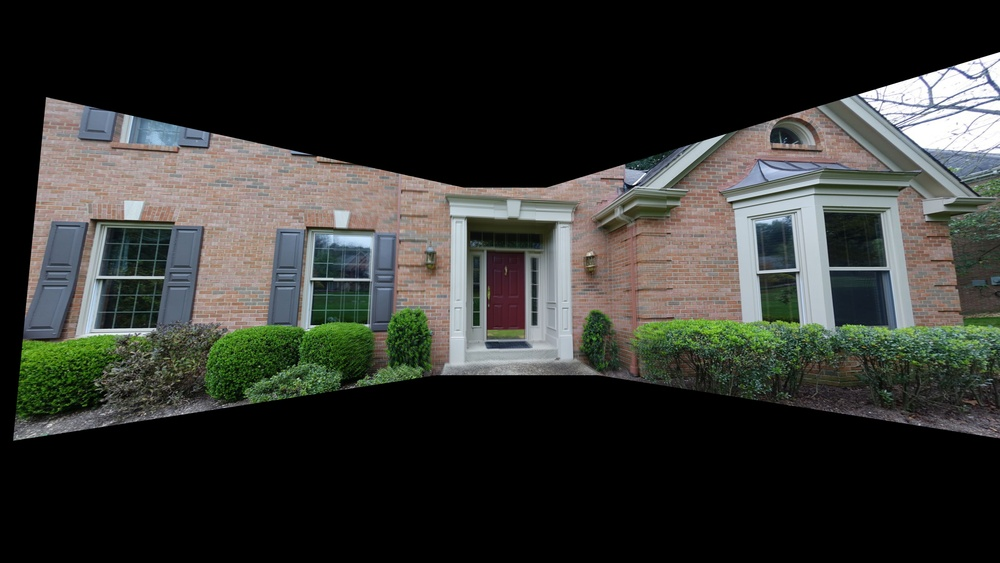
#> input picture Image Stitching/door-stiched.jpg, 1000 x 563 px, shrunk from 5760 x 3243 before the run
$ jupyter execute Binary_Image_Processing.ipynb
#> lines starting #> are read from the running program, lines starting #| are printed output that depends on the picture; after the words box and inside, x2 and y2 are one past the last pixel; in counts of white or black regions, pixels touching at a corner belong together
[cell 1]
import numpy as np
import cv2
import ntpath

# taking image path or name from user

path = input('Enter Image path to the binary image: ')
#> the answer given: ../Image Stitching/door-stiched.jpg
image = cv2.imread(path)
#> image is the input picture: shape (563, 1000, 3); mean B, G, R 48.4, 52.1, 51

# extracting name of image file from path

name = ntpath.basename(path)
name = name.replace('.png','')

# Applying Erosion and Dilation operations
k3 = np.ones((3,3), np.uint8)
k5 = np.ones((5,5), np.uint8)
k13 = np.ones((13,13), np.uint8)

img1 = image.copy()
img1 = cv2.erode(img1, k3, iterations = 1)
img1 = cv2.dilate(img1, k3, iterations = 1)

cv2.imwrite(name+"-blobs.png", img1)

#separating border contour with the rest of image
for i in range(img1.shape[1]):
    img1[0,i] = 255
    img1[img1.shape[0]-1,i] = 255
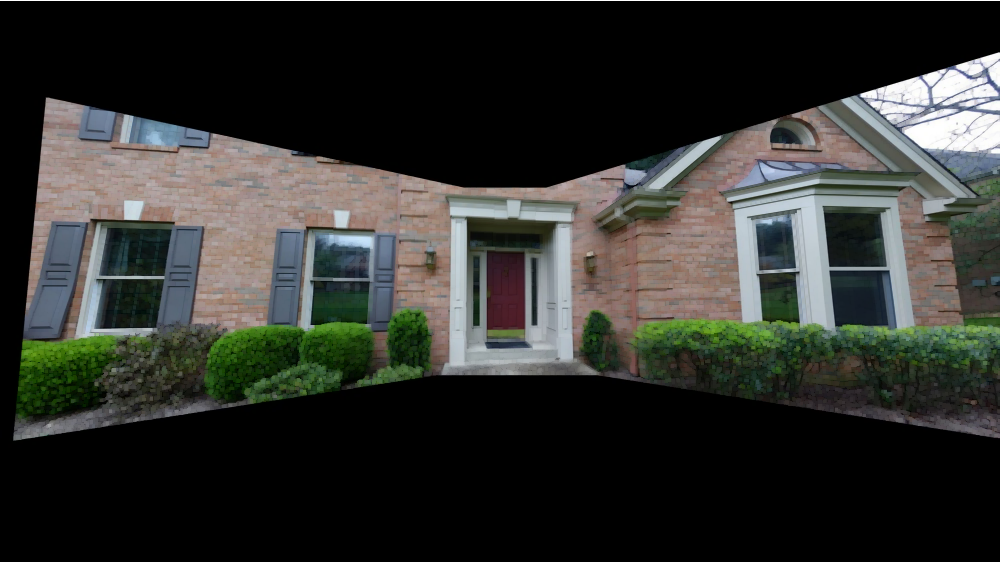
#> img1: shape (563, 1000, 3); mean B, G, R 46, 49.8, 48.6

for j in range(img1.shape[0]):
    img1[j,0] = 255
    img1[j,img1.shape[1]-1] = 255
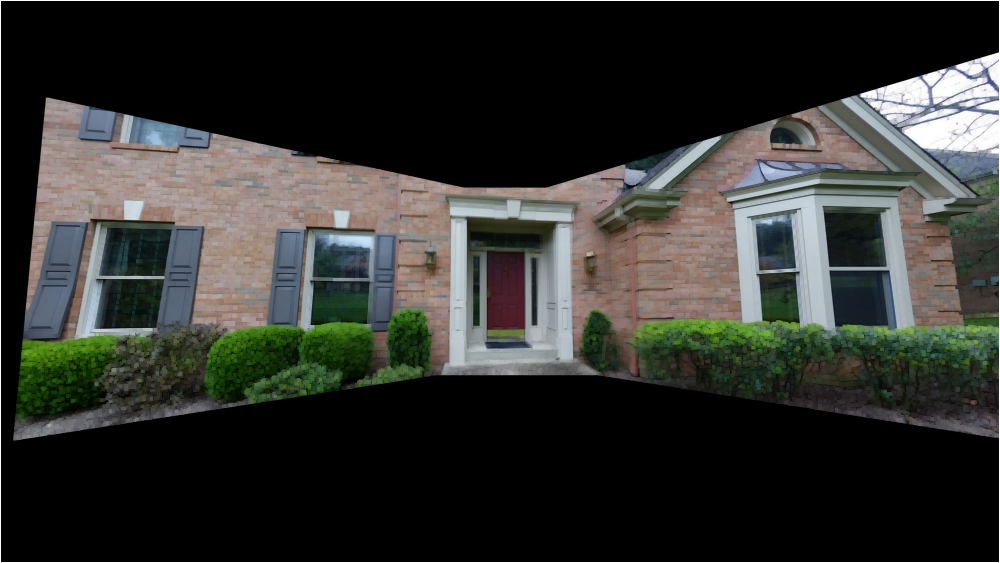
#> img1: shape (563, 1000, 3); 0.2% of pixels changed, all inside (x1, y1, x2, y2) = (0, 1, 1000, 562)

# finding contours
img1_gray = cv2.cvtColor(img1, cv2.COLOR_BGR2GRAY)
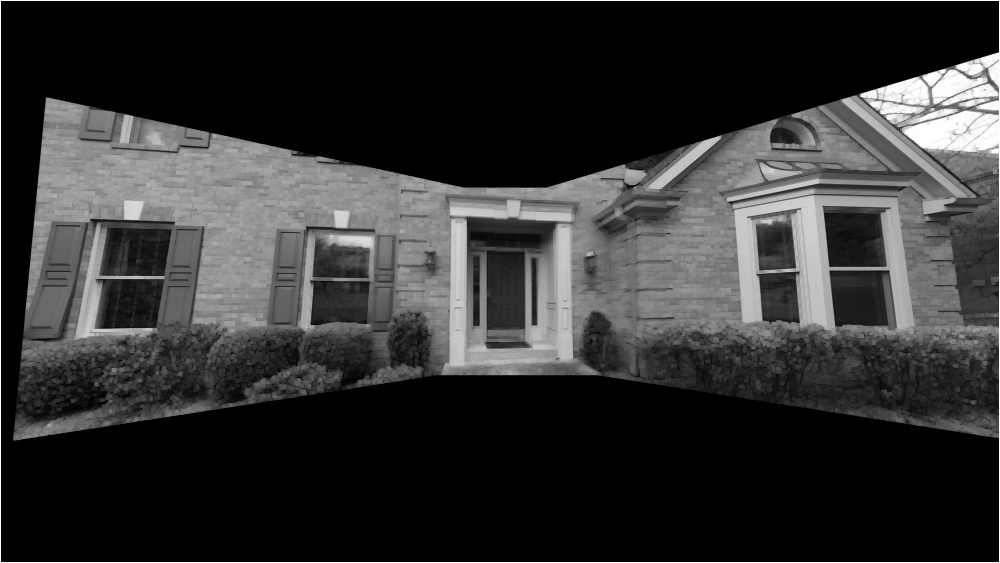
#> img1_gray: shape (563, 1000); min 0, max 255, mean 49.4
contours, hierarchy = cv2.findContours(img1_gray, cv2.RETR_TREE, cv2.CHAIN_APPROX_NONE)
#> contours = 48 contours, 46 with area under 20; largest, box (x1, y1, x2, y2) and area: (0, 0, 1000, 563) 561438, (0, 0, 1000, 563) 300226

# drawing contours with random colors
img2 = img1.copy()
for i in range(len(contours)):
    color = (np.random.randint(256),np.random.randint(256),np.random.randint(256))
    cv2.drawContours(img2, contours, i, color, 2)
#> this loop made 48 passes
#> color on passes 1 to 12: (172, 47, 117), (192, 67, 251), (195, 103, 9), (211, 21, 242), (36, 87, 70), (216, 88, 140), (58, 193, 230), (39, 87, 174), (88, 81, 165), (25, 77, 72), (9, 148, 115), (208, 243, 197)
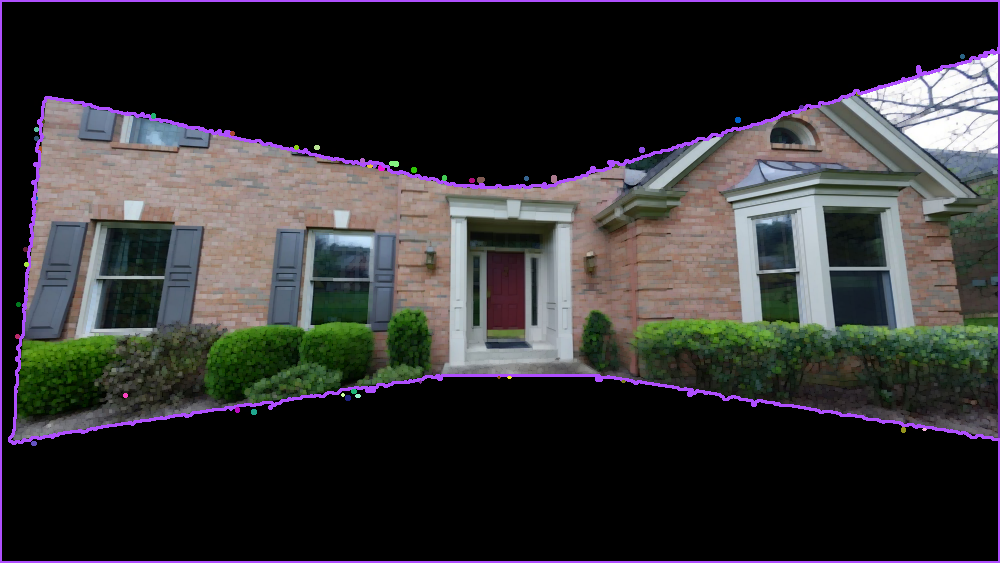
#> img2: shape (563, 1000, 3); 2.8% of pixels changed, all inside (x1, y1, x2, y2) = (0, 0, 1000, 563)

cv2.imwrite(name+"-contours.png", img2)

# storing areas of all contours
areas = []
for i in range(len(contours)):
    areas.append(cv2.contourArea(contours[i]))
#> this loop made 48 passes
#> after the loop, areas = 48 values, max 561438 at index 0, min 0 at index 14, mean 17956.1
areas = np.array(areas)
threshold_area = 1000

# calculating number of cracks
crack_num = np.shape(np.where(areas > threshold_area))[1]
#> crack_num = 2

# drawing cracks
img_gray = cv2.cvtColor(image, cv2.COLOR_BGR2GRAY)
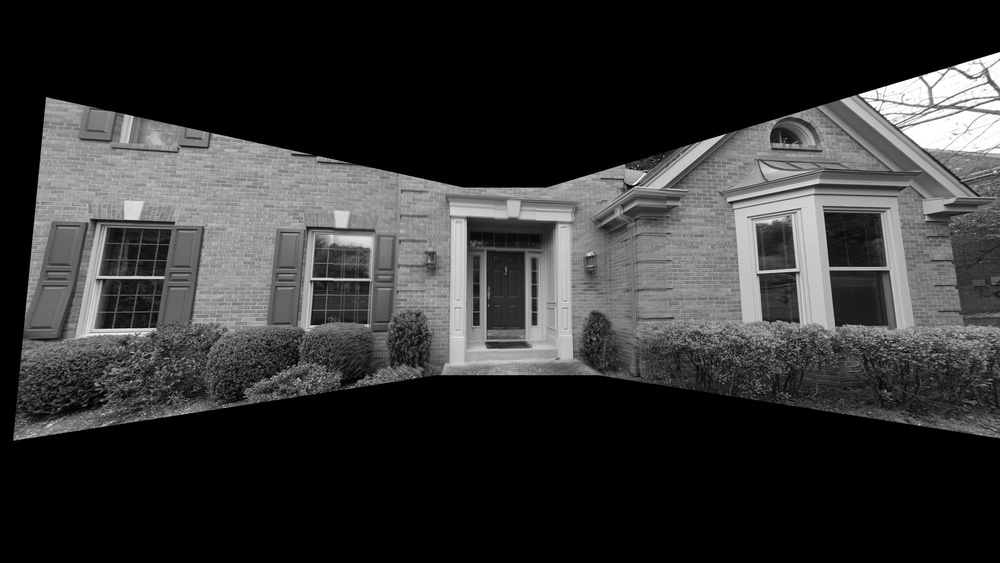
#> img_gray: shape (563, 1000); min 0, max 255, mean 51.4
img3 = np.zeros(img_gray.shape,dtype=np.uint8)
img3.fill(255)
#> img3: shape (563, 1000); every value is 255
crack_contour_indices = np.where(areas > threshold_area)[0]
#> crack_contour_indices = [0, 12]
for k in range(1, crack_num):
    cv2.drawContours(img3, contours, crack_contour_indices[k], (0,0,0), 1)
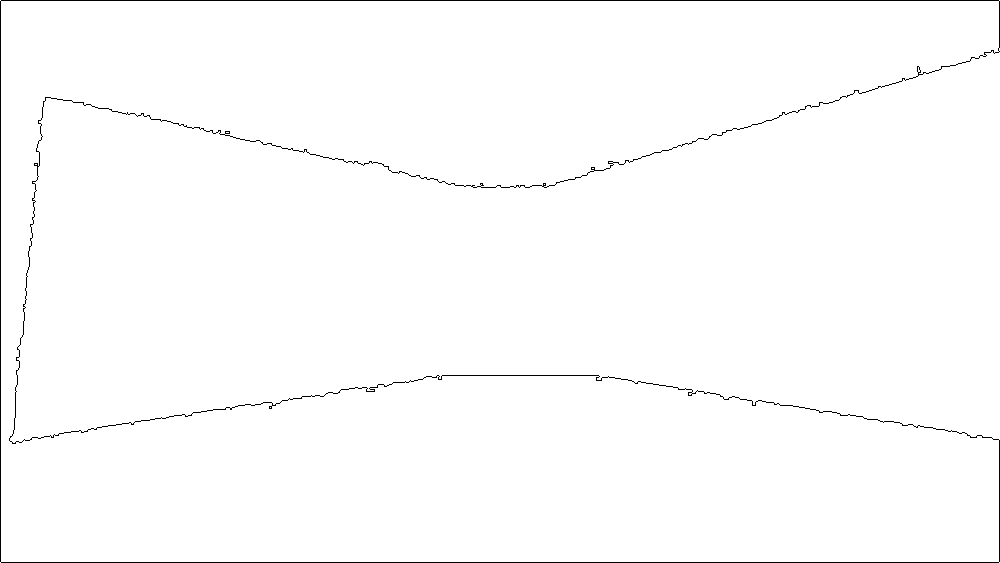
#> img3: shape (563, 1000); 99.1% white; black in thin lines or dots

# Thinning Process :-

# Structuring Element
kernel = cv2.getStructuringElement(cv2.MORPH_CROSS,(3,3))
#> kernel = [[0, 1, 0], [1, 1, 1], [0, 1, 0]]

# closing contours with erosion
img3 = cv2.bitwise_not(img3)
#> img3: shape (563, 1000); 0.95% white in thin lines or dots
img3 = cv2.morphologyEx(img3,cv2.MORPH_CLOSE,k13)
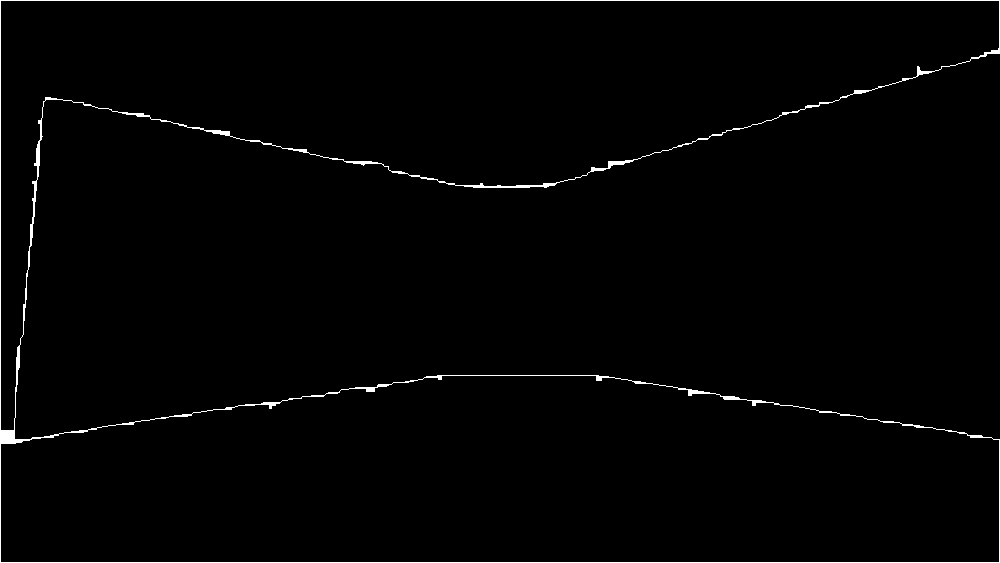
#> img3: shape (563, 1000); 1.3% white in thin lines or dots

# [6 lines of commented-out code are left out]

img4 = img3.copy()

# Create an empty output image to hold values
output = np.zeros(img4.shape,dtype='uint8')

# Loop until erosion leads to an empty set
while (cv2.countNonZero(img4)!=0):
    # Erosion
    erode = cv2.erode(img4,kernel)
    # Opening on eroded image
    opening = cv2.morphologyEx(erode,cv2.MORPH_OPEN,kernel)
    # Subtract these two
    subset = erode - opening
    # Union of all previous sets
    output = cv2.bitwise_or(subset,output)
    # Set the eroded image for next iteration
    img4 = erode.copy()
#> this loop made 8 passes
#> pass 1, `opening = cv2.morphologyEx(erode,cv2.MORPH_OPEN,kernel)`:
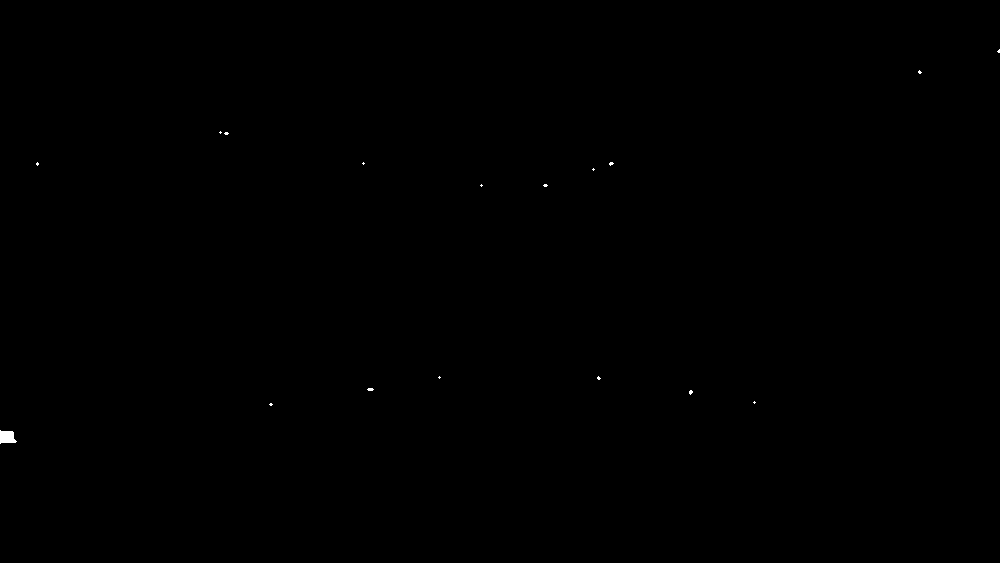
#> opening: shape (563, 1000); 0.06% white; 17 white regions (16 under 20 px), largest, box (x1, y1, x2, y2) and area: (0, 430, 17, 444) 177
#> after the loop: erode: shape (563, 1000); every value is 0
#> after the loop: output: shape (563, 1000); 0.1% white in thin lines or dots

output = cv2.bitwise_not(output)
#> output: shape (563, 1000); 99.9% white; black in thin lines or dots

cv2.imwrite(name+"-cracks.png", output)

# showing images
cv2.imshow("input", image)
cv2.imshow("blobs", img1)
cv2.imshow("contours", img3)
cv2.imshow("cracks", output)

cv2.waitKey(0)
cv2.destroyAllWindows()
